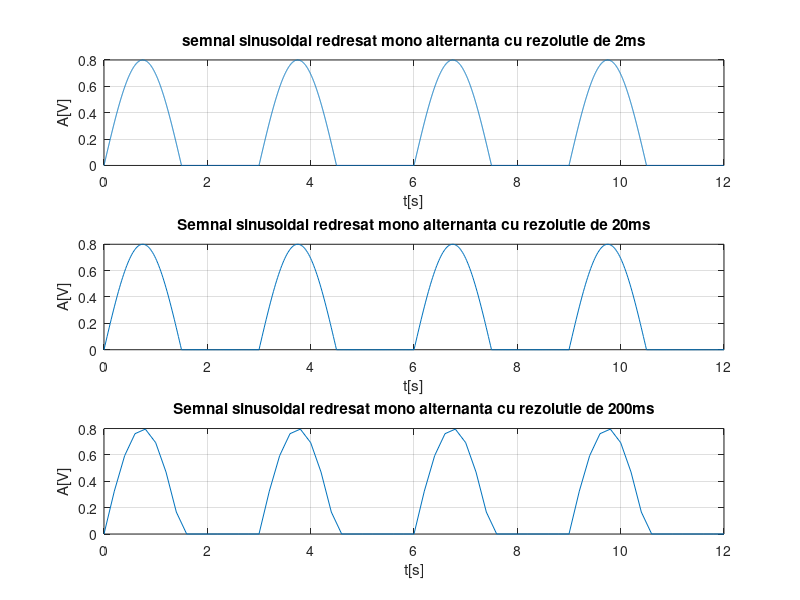

This figure's MATLAB source:
%rezolutie temporara de 2ms
T=3;
t=0:0.002:4*T; % t porneste de la valoarea initiala 0,cu pasul de 0.002, afisand in final 4 perioade (4*T)
f=1/T; %frecventa
w=2*pi*f;
A=0.8; %amplitudinea semnalului neredresat
a=A/2; %amplitudinea semnalului redresat
s=a*(sin(w*t)+abs(sin(w*t)));
subplot(3,1,1) %este afisat in prima treime
plot(t,s)
%trasare grafic pentru s in fucntie de t 
xlabel('t[s]')
%textul devine eticheta pt abscisa
ylabel('A[V]')
%textul devine eticheta pt ordonata
title( 'semnal sinusoidal redresat mono alternanta cu rezolutie de 2ms')
%textul devine titlul progarmului
grid;

%rezolutie temporara de 20ms
t=0:0.02:4*T; % t porneste de la valoarea initiala 0,cu pasul de 0.02, afisand in final 4 perioade (4*T)
f=1/T; %frecventa
w=2*pi*f;
A=0.8; %amplitudinea semnalului neredresat
a=A/2; %amplitudinea semnalului redresat
s=a*(sin(w*t)+abs(sin(w*t)));
subplot(3,1,2) %este afisat in a doua treime
plot(t,s)
%trasare grafic pentru s in fucntie de t 
xlabel('t[s]')
%textul devine eticheta pt abscisa
ylabel('A[V]')
%textul devine eticheta pt ordonata
title( 'Semnal sinusoidal redresat mono alternanta cu rezolutie de 20ms')
%textul devine titlul progarmului
grid;

%rezolutie temporara de 200ms
t=0:0.2:4*T; % t porneste de la valoarea initiala 0,cu pasul de 0.02, afisand in final 4 perioade (4*T)
f=1/T; %frecventa
w=2*pi*f;
A=0.8; %amplitudinea semnalului neredresat
a=A/2; %amplitudinea semnalului redresat
s=a*(sin(w*t)+abs(sin(w*t)));
subplot(3,1,3) %este afisat in a treia treime
plot(t,s)
%trasare grafic pentru s in fucntie de t 
xlabel('t[s]')
%textul devine eticheta pt abscisa
ylabel('A[V]')
%textul devine eticheta pt ordonata
title( 'Semnal sinusoidal redresat mono alternanta cu rezolutie de 200ms')
%textul devine titlul progarmului
grid;
%pentru semnalul sinusoidal redresat mono alternanta am folosit formula
%pentru valoarea medie absoluta a tensiunii redresate 
%u(t)=A*(u(t)+|u(t)|)
%iar cum semnalul este sinusoidal u(t)= sin(2*pi*f*t)=sin(w*t)
%mai exact in cazul redresarii mono alternanta
%portiunile negative ale semnalului sunt eliminate